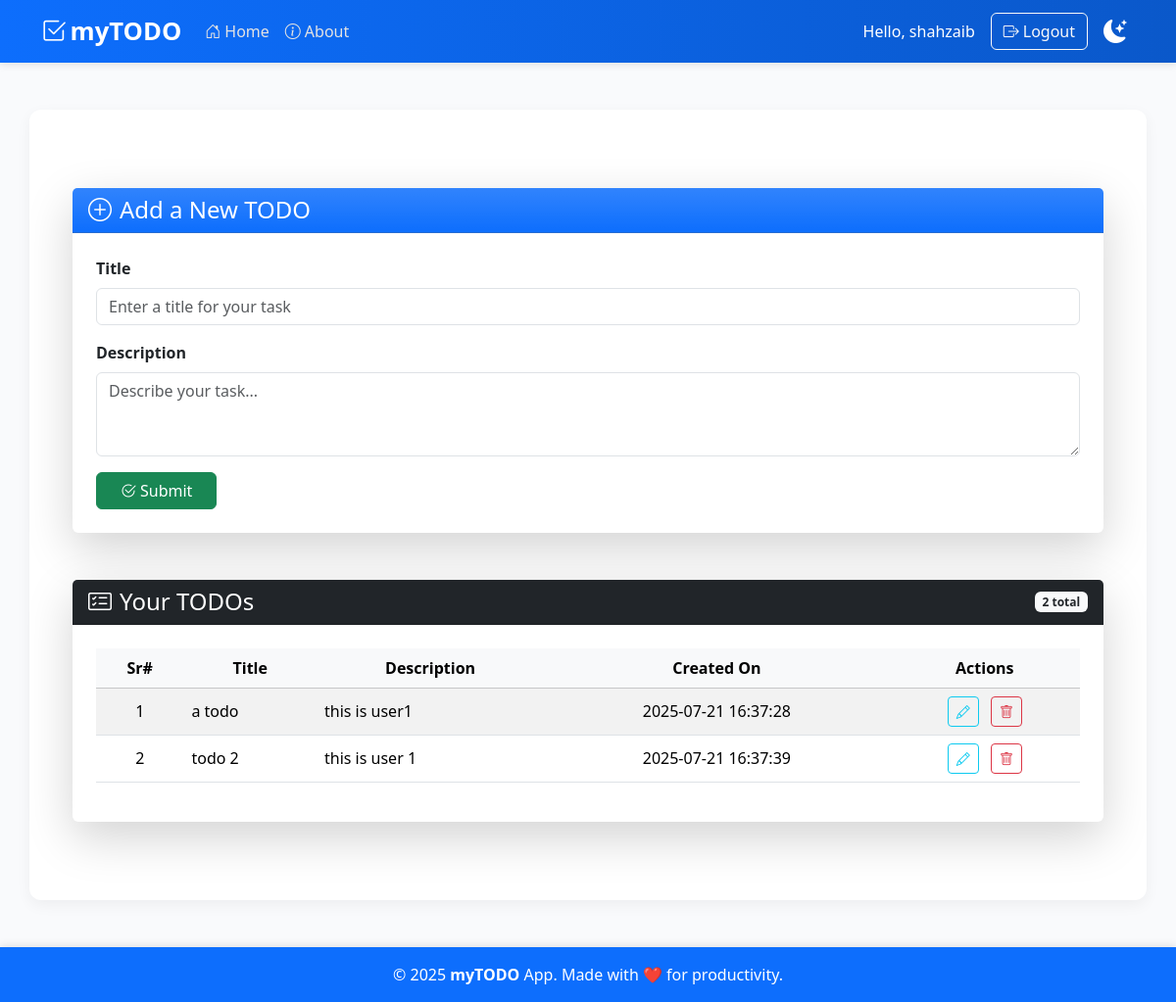
Page / (signed in) on the earlier database version.
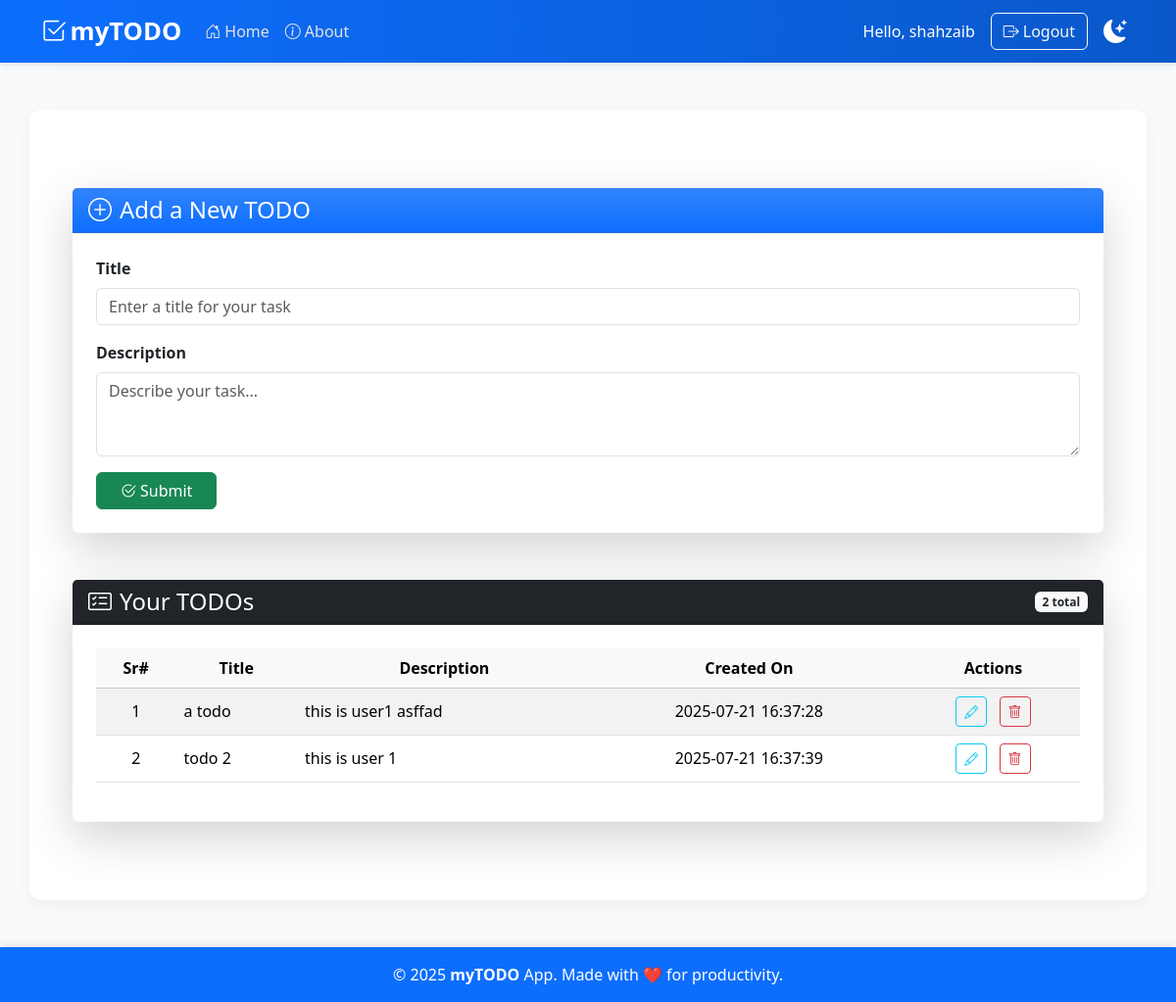
Same page on the later database version.
### app.py (models this page shows)
class User(db.Model, UserMixin):
    id = db.Column(db.Integer, primary_key=True)
    username = db.Column(db.String(150), unique=True, nullable=False)
    password = db.Column(db.String(150), nullable=False)
    todos = db.relationship('TodoItem', backref='owner', lazy=True)

class TodoItem(db.Model):
    sr = db.Column(db.Integer, primary_key=True)
    title = db.Column(db.String(200), nullable=False)
    description = db.Column(db.String(500), nullable=False)
    date_created = db.Column(db.DateTime, default=datetime.utcnow)
    user_id = db.Column(db.Integer, db.ForeignKey('user.id'), nullable=False)

### app.py (the view, shortened to what this page needs)
@app.route("/", methods=["GET", "POST"])
@login_required
def render():
    todo_items = TodoItem.query.filter_by(user_id=current_user.id).all()
    return render_template("index.html", todo_items=todo_items)

### app.py (called while the page is built)
@login_manager.user_loader
def load_user(user_id):
    return User.query.get(int(user_id))

### templates/index.html
{% extends "base.html" %}
{% block body %}
<div class="container my-5">
  <div class="card shadow-lg border-0 mb-5">
    <div class="card-header bg-gradient bg-primary text-white">
      <h4 class="mb-0"><i class="bi bi-plus-circle me-2"></i>Add a New TODO</h4>
    </div>
    <div class="card-body p-4">
      <form action="/" method="POST">
        <div class="mb-3">
          <label for="title" class="form-label fw-semibold">Title</label>
          <input type="text" class="form-control" name="title" id="title" placeholder="Enter a title for your task" required>
        </div>
        <div class="mb-3">
          <label for="description" class="form-label fw-semibold">Description</label>
          <textarea class="form-control" name="description" id="description" rows="3" placeholder="Describe your task..." required></textarea>
        </div>
        <button type="submit" class="btn btn-success px-4"><i class="bi bi-check2-circle me-1"></i>Submit</button>
      </form>
    </div>
  </div>
  <div class="card shadow-lg border-0">
    <div class="card-header bg-dark text-white d-flex justify-content-between align-items-center">
      <h4 class="mb-0"><i class="bi bi-card-checklist me-2"></i>Your TODOs</h4>
      <span class="badge bg-light text-dark">{{ todo_items|length }} total</span>
    </div>
    <div class="card-body p-4">
      {% if todo_items|length == 0 %}
        <p class="text-muted text-center">No TODO items yet. Start by adding one above!</p>
      {% else %}
        <div class="table-responsive">
          <table class="table table-hover table-striped align-middle text-center">
            <thead class="table-light">
              <tr>
                <th>Sr#</th>
                <th>Title</th>
                <th>Description</th>
                <th>Created On</th>
                <th>Actions</th>
              </tr>
            </thead>
            <tbody>
              {% for item in todo_items %}
              <tr>
                <td>{{ loop.index }}</td>
                <td class="text-start">{{ item.title }}</td>
                <td class="text-start">{{ item.description }}</td>
                <td>{{ item.date_created.strftime('%Y-%m-%d %H:%M:%S') }}</td>
                <td>
                  <a href="/edit/{{ item.sr }}" class="btn btn-outline-info btn-sm me-2"><i class="bi bi-pencil"></i></a>
                  <a href="/delete/{{ item.sr }}" class="btn btn-outline-danger btn-sm"><i class="bi bi-trash"></i></a>
                </td>
              </tr>
              {% endfor %}
            </tbody>
          </table>
        </div>
      {% endif %}
    </div>
  </div>
</div>
<link rel="stylesheet" href="https://cdn.jsdelivr.net/npm/bootstrap-icons@1.11.3/font/bootstrap-icons.min.css">
{% endblock body %}

### templates/base.html (shortened to what this page needs)
<!DOCTYPE html>
<html lang="en">
<head>
  <link href="https://cdn.jsdelivr.net/npm/bootstrap@5.3.7/dist/css/bootstrap.min.css" rel="stylesheet"
 />
  <link href="https://cdn.jsdelivr.net/npm/bootstrap-icons@1.11.3/font/bootstrap-icons.css" rel="stylesheet">
</head>
<body>
  <nav class="navbar navbar-expand-lg navbar-dark">
    <div class="container">
      <a class="navbar-brand" href="/"><i class="bi bi-check2-square me-1"></i>myTODO</a>
      <div class="collapse navbar-collapse" id="navbarContent">
        <ul class="navbar-nav me-auto mb-2 mb-lg-0">
          {% if current_user.is_authenticated %}
          <li class="nav-item">
            <a class="nav-link" href="/"><i class="bi bi-house-door me-1"></i>Home</a>
          </li>
          {% endif %}
          <li class="nav-item">
            <a class="nav-link" href="/about"><i class="bi bi-info-circle me-1"></i>About</a>
          </li>
        </ul>
        <div class="d-flex align-items-center">
          {% if current_user.is_authenticated %}
            <span class="text-white me-3">Hello, {{ current_user.username }}</span>
            <a href="{{ url_for('logout') }}" class="btn btn-outline-light me-2">
              <i class="bi bi-box-arrow-right me-1"></i>Logout
            </a>
          {% endif %}
          <i id="darkToggle" class="bi bi-moon-stars-fill fs-4 text-white mx-2" title="Toggle dark mode"></i>
        </div>
      </div>
    </div>
  </nav>
  <main class="container my-5">
    {% block body %}
    {% endblock body %}
  </main>
  <footer class="footer">
    &copy; 2025 <strong>myTODO</strong> App. Made with ❤️ for productivity.
  </footer>
</body>
</html>

### templates/base.html (style rules this page uses)
body { background: #f9fafc; font-family: 'Segoe UI', sans-serif; }
.navbar { box-shadow: 0 2px 8px rgba(0, 0, 0, 0.1); background: linear-gradient(to right, #0d6efd, #0a58ca); }
.navbar-brand { font-weight: bold; font-size: 1.6rem; color: #fff; }
.nav-link { color: #e3e3e3 !important; transition: 0.3s ease; }
.footer { background-color: #0d6efd; color: #ffffff; padding: 1rem 0; text-align: center; box-shadow: 0 -2px 8px rgba(0, 0, 0, 0.1); }
main.container { background: white; padding: 2rem; border-radius: 12px; box-shadow: 0 5px 15px rgba(0, 0, 0, 0.05); }
#darkToggle { cursor: pointer; }
body, .navbar, .footer, main { transition: background-color 0.3s ease, color 0.3s ease; }

Differences in the rows shown:
changed TodoItem "a todo": description "this is user1" → "this is user1 asffad"
